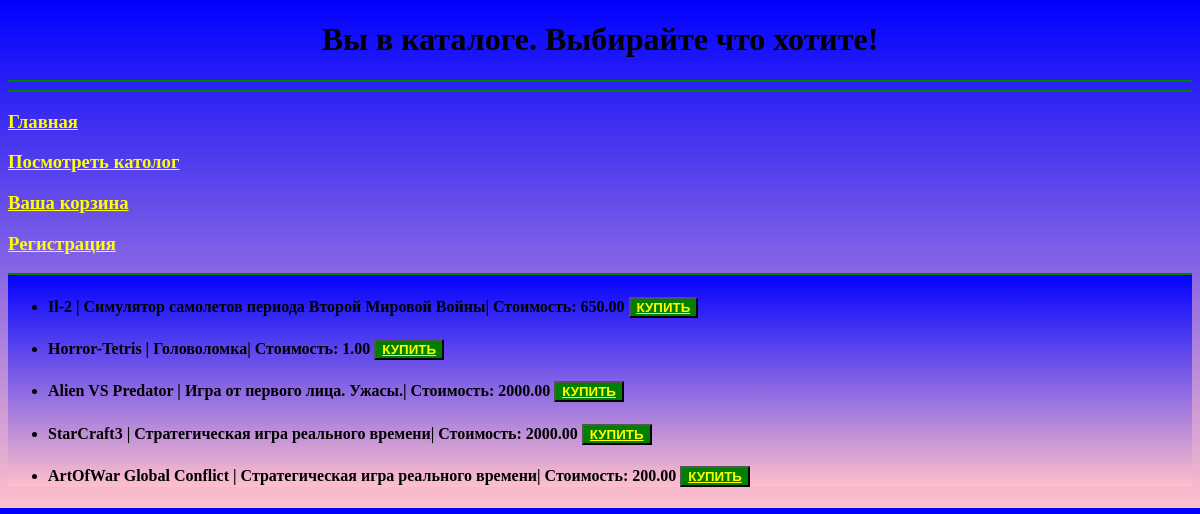
Screenshot of /platform/catalog/ with the database file from the repository.
### task1/models.py (models this page shows, shortened)
class Game(models.Model):
    title = models.CharField(max_length=500)
    cost = models.DecimalField(max_digits=1000000, decimal_places=2)
    size = models.DecimalField(max_digits=1000000000000, decimal_places=5)
    description = models.TextField()
    age_limited = models.BooleanField(default=False)
    buyer = models.ManyToManyField(Buyer)

### task1/views.py (the view)
# urls.py: path('platform/catalog/', catalog),
def catalog(request):
    main_head = "Вы в каталоге. Выбирайте что хотите!"
    game_title = Game.objects.values("title", "cost", "description")
    len_cat = len(game_title)
    context = {
            'game_title': game_title,
            'len_cat': len_cat,
            'main_head': main_head,
            }
    return render(request, 'catalog.html', context)

### templates/catalog.html (shortened to what this page needs)
{% extends "menu.html" %}
{% block pagename %}
    {{ block.super }}
{% endblock %}
{% block navigation %}
    {{ block.super }}
{% endblock %}
{% block content %}
     <ul>
         {% for game in game_title %}
            <li>
                <h4> {{ game.title }} | {{game.description}}| Стоимость: {{ game.cost }} <button><a href="/platform/bag"><strong>КУПИТЬ</strong></a></button></h4>
            </li>
        {% endfor %}
    </ul>
{% endblock %}

### templates/menu.html (shortened to what this page needs)
<!DOCTYPE html>
{% load static %}
<html lang="en">
<head>
    <link rel = 'stylesheet' type="text/css" href='{% static "style.css" %}'>
</head>
<body>
    <header>
        {% block pagename %}
            <h1>{{ main_head }}</h1>
            <hr size="2" color="green">
        {% endblock %}
    </header>
    <nav>
        <hr size="2" color="green">
        {% block navigation%}
            <p>
                <a href="/platform"><h3>Главная</h3></a>
            </p>
            <p>
                <a href="/platform/catalog"><h3>Посмотреть католог</h3></a>
            </p>
            <p>
                <a href="/platform/bag"><h3>Ваша корзина</h3></a>
            </p>
            <p>
                <a href="/platform/registration"><h3>Регистрация</h3></a>
            </p>
        {% endblock %}
    </nav>
    <main>
        <hr size="2" color="green">
        {% block content %}{% endblock %}
    </main>
</body>
</html>

### static/style.css (style rules this page uses)
body { background: linear-gradient(blue, pink); }
h1 { text-align: center; }
a { color: yellow; }
main { background: linear-gradient(blue, pink); }
button { background-color: green; }

### rows the page displays
Game: title "Il-2", description "Симулятор самолетов периода Второй Мировой Войны", cost "650.00"
Game: title "Horror-Tetris", description "Головоломка", cost "1.00"
Game: title "Alien VS Predator", description "Игра от первого лица. Ужасы.", cost "2000.00"
Game: title "StarCraft3", description "Стратегическая игра реального времени", cost "2000.00"
Game: title "ArtOfWar Global Conflict", description "Стратегическая игра реального времени", cost "200.00"

### other values shown
{{ main_head }} "Вы в каталоге. Выбирайте что хотите!"
